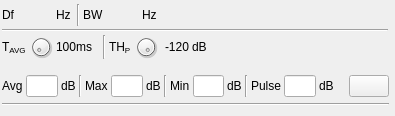
<?xml version="1.0" encoding="UTF-8"?>
<ui version="4.0">
 <class>ChannelPowerGUI</class>
 <widget class="RollupContents" name="ChannelPowerGUI">
  <property name="geometry">
   <rect>
    <x>0</x>
    <y>0</y>
    <width>395</width>
    <height>116</height>
   </rect>
  </property>
  <property name="sizePolicy">
   <sizepolicy hsizetype="Expanding" vsizetype="Expanding">
    <horstretch>0</horstretch>
    <verstretch>0</verstretch>
   </sizepolicy>
  </property>
  <property name="minimumSize">
   <size>
    <width>352</width>
    <height>0</height>
   </size>
  </property>
  <property name="font">
   <font>
    <family>Liberation Sans</family>
    <pointsize>9</pointsize>
   </font>
  </property>
  <property name="focusPolicy">
   <enum>Qt::StrongFocus</enum>
  </property>
  <property name="windowTitle">
   <string>Channel Power</string>
  </property>
  <widget class="QWidget" name="settingsContainer" native="true">
   <property name="geometry">
    <rect>
     <x>0</x>
     <y>0</y>
     <width>390</width>
     <height>61</height>
    </rect>
   </property>
   <property name="minimumSize">
    <size>
     <width>350</width>
     <height>0</height>
    </size>
   </property>
   <property name="windowTitle">
    <string>Settings</string>
   </property>
   <layout class="QVBoxLayout" name="verticalLayout">
    <property name="spacing">
     <number>3</number>
    </property>
    <property name="leftMargin">
     <number>2</number>
    </property>
    <property name="topMargin">
     <number>2</number>
    </property>
    <property name="rightMargin">
     <number>2</number>
    </property>
    <property name="bottomMargin">
     <number>2</number>
    </property>
    <item>
     <layout class="QHBoxLayout" name="powLayout">
      <property name="topMargin">
       <number>2</number>
      </property>
      <item>
       <widget class="QLabel" name="deltaFrequencyLabel">
        <property name="minimumSize">
         <size>
          <width>16</width>
          <height>0</height>
         </size>
        </property>
        <property name="text">
         <string>Df</string>
        </property>
       </widget>
      </item>
      <item>
       <widget class="ValueDialZ" name="deltaFrequency" native="true">
        <property name="sizePolicy">
         <sizepolicy hsizetype="Maximum" vsizetype="Maximum">
          <horstretch>0</horstretch>
          <verstretch>0</verstretch>
         </sizepolicy>
        </property>
        <property name="minimumSize">
         <size>
          <width>32</width>
          <height>16</height>
         </size>
        </property>
        <property name="font">
         <font>
          <family>Liberation Mono</family>
          <pointsize>12</pointsize>
         </font>
        </property>
        <property name="cursor">
         <cursorShape>PointingHandCursor</cursorShape>
        </property>
        <property name="focusPolicy">
         <enum>Qt::StrongFocus</enum>
        </property>
        <property name="toolTip">
         <string>Channel center offset from device center frequency in Hz</string>
        </property>
       </widget>
      </item>
      <item>
       <widget class="QLabel" name="deltaUnits">
        <property name="text">
         <string>Hz </string>
        </property>
       </widget>
      </item>
      <item>
       <widget class="Line" name="line">
        <property name="orientation">
         <enum>Qt::Vertical</enum>
        </property>
       </widget>
      </item>
      <item>
       <widget class="QLabel" name="rfBWLabel">
        <property name="text">
         <string>BW</string>
        </property>
       </widget>
      </item>
      <item>
       <widget class="ValueDial" name="rfBW" native="true">
        <property name="sizePolicy">
         <sizepolicy hsizetype="Maximum" vsizetype="Maximum">
          <horstretch>0</horstretch>
          <verstretch>0</verstretch>
         </sizepolicy>
        </property>
        <property name="minimumSize">
         <size>
          <width>32</width>
          <height>16</height>
         </size>
        </property>
        <property name="font">
         <font>
          <family>Liberation Mono</family>
          <pointsize>12</pointsize>
         </font>
        </property>
        <property name="cursor">
         <cursorShape>PointingHandCursor</cursorShape>
        </property>
        <property name="focusPolicy">
         <enum>Qt::StrongFocus</enum>
        </property>
        <property name="toolTip">
         <string>Channel bandwidth in Hz</string>
        </property>
       </widget>
      </item>
      <item>
       <widget class="QLabel" name="rfBWUnits">
        <property name="text">
         <string>Hz </string>
        </property>
       </widget>
      </item>
      <item>
       <spacer name="horizontalSpacer">
        <property name="orientation">
         <enum>Qt::Horizontal</enum>
        </property>
        <property name="sizeHint" stdset="0">
         <size>
          <width>40</width>
          <height>20</height>
         </size>
        </property>
       </spacer>
      </item>
     </layout>
    </item>
    <item>
     <widget class="Line" name="line_5">
      <property name="orientation">
       <enum>Qt::Horizontal</enum>
      </property>
     </widget>
    </item>
    <item>
     <layout class="QHBoxLayout" name="timingSettingsLayout">
      <item>
       <widget class="QLabel" name="averagePeriodLabel">
        <property name="text">
         <string>T&lt;sub&gt;AVG&lt;/sub&gt;</string>
        </property>
       </widget>
      </item>
      <item>
       <widget class="QDial" name="averagePeriod">
        <property name="minimumSize">
         <size>
          <width>0</width>
          <height>0</height>
         </size>
        </property>
        <property name="maximumSize">
         <size>
          <width>24</width>
          <height>24</height>
         </size>
        </property>
        <property name="toolTip">
         <string>Time period to average measurement over</string>
        </property>
        <property name="minimum">
         <number>1</number>
        </property>
        <property name="maximum">
         <number>7</number>
        </property>
        <property name="pageStep">
         <number>1</number>
        </property>
       </widget>
      </item>
      <item>
       <widget class="QLabel" name="averagePeriodText">
        <property name="minimumSize">
         <size>
          <width>44</width>
          <height>0</height>
         </size>
        </property>
        <property name="text">
         <string>100ms</string>
        </property>
       </widget>
      </item>
      <item>
       <widget class="Line" name="pulseTHLine">
        <property name="orientation">
         <enum>Qt::Vertical</enum>
        </property>
       </widget>
      </item>
      <item>
       <widget class="QLabel" name="pulseTHLabel">
        <property name="enabled">
         <bool>true</bool>
        </property>
        <property name="text">
         <string>TH&lt;sub&gt;P&lt;/sub&gt;</string>
        </property>
       </widget>
      </item>
      <item>
       <widget class="QDial" name="pulseTH">
        <property name="enabled">
         <bool>true</bool>
        </property>
        <property name="maximumSize">
         <size>
          <width>24</width>
          <height>24</height>
         </size>
        </property>
        <property name="toolTip">
         <string>Pulse threshold power in dB</string>
        </property>
        <property name="minimum">
         <number>-120</number>
        </property>
        <property name="maximum">
         <number>0</number>
        </property>
       </widget>
      </item>
      <item>
       <widget class="QLabel" name="pulseTHText">
        <property name="enabled">
         <bool>true</bool>
        </property>
        <property name="minimumSize">
         <size>
          <width>28</width>
          <height>0</height>
         </size>
        </property>
        <property name="text">
         <string>-120</string>
        </property>
        <property name="alignment">
         <set>Qt::AlignRight|Qt::AlignTrailing|Qt::AlignVCenter</set>
        </property>
       </widget>
      </item>
      <item>
       <widget class="QLabel" name="pulseTHUnits">
        <property name="enabled">
         <bool>true</bool>
        </property>
        <property name="text">
         <string>dB</string>
        </property>
       </widget>
      </item>
      <item>
       <spacer name="horizontalSpacer_2">
        <property name="orientation">
         <enum>Qt::Horizontal</enum>
        </property>
        <property name="sizeHint" stdset="0">
         <size>
          <width>40</width>
          <height>20</height>
         </size>
        </property>
       </spacer>
      </item>
     </layout>
    </item>
   </layout>
  </widget>
  <widget class="QWidget" name="dataContainer" native="true">
   <property name="geometry">
    <rect>
     <x>0</x>
     <y>70</y>
     <width>391</width>
     <height>41</height>
    </rect>
   </property>
   <property name="sizePolicy">
    <sizepolicy hsizetype="Expanding" vsizetype="Preferred">
     <horstretch>0</horstretch>
     <verstretch>0</verstretch>
    </sizepolicy>
   </property>
   <property name="minimumSize">
    <size>
     <width>350</width>
     <height>0</height>
    </size>
   </property>
   <property name="windowTitle">
    <string>Power</string>
   </property>
   <layout class="QVBoxLayout" name="verticalLayout_2">
    <property name="spacing">
     <number>3</number>
    </property>
    <property name="leftMargin">
     <number>2</number>
    </property>
    <property name="topMargin">
     <number>2</number>
    </property>
    <property name="rightMargin">
     <number>2</number>
    </property>
    <property name="bottomMargin">
     <number>2</number>
    </property>
    <item>
     <layout class="QHBoxLayout" name="powMeasurementsLayout">
      <item>
       <widget class="QLabel" name="averageLabel">
        <property name="text">
         <string>Avg</string>
        </property>
       </widget>
      </item>
      <item>
       <widget class="QLineEdit" name="average">
        <property name="minimumSize">
         <size>
          <width>0</width>
          <height>0</height>
         </size>
        </property>
        <property name="maximumSize">
         <size>
          <width>60</width>
          <height>16777215</height>
         </size>
        </property>
        <property name="toolTip">
         <string>Average power in dB</string>
        </property>
        <property name="text">
         <string/>
        </property>
        <property name="alignment">
         <set>Qt::AlignRight|Qt::AlignTrailing|Qt::AlignVCenter</set>
        </property>
        <property name="readOnly">
         <bool>true</bool>
        </property>
       </widget>
      </item>
      <item>
       <widget class="QLabel" name="averageUnits">
        <property name="text">
         <string>dB</string>
        </property>
       </widget>
      </item>
      <item>
       <widget class="Line" name="line_7">
        <property name="orientation">
         <enum>Qt::Vertical</enum>
        </property>
       </widget>
      </item>
      <item>
       <widget class="QLabel" name="maxLabel">
        <property name="text">
         <string>Max</string>
        </property>
       </widget>
      </item>
      <item>
       <widget class="QLineEdit" name="maxPeak">
        <property name="maximumSize">
         <size>
          <width>60</width>
          <height>16777215</height>
         </size>
        </property>
        <property name="toolTip">
         <string>Maximum peak power in dB</string>
        </property>
        <property name="alignment">
         <set>Qt::AlignRight|Qt::AlignTrailing|Qt::AlignVCenter</set>
        </property>
        <property name="readOnly">
         <bool>true</bool>
        </property>
       </widget>
      </item>
      <item>
       <widget class="QLabel" name="maxPeakUnits">
        <property name="text">
         <string>dB</string>
        </property>
       </widget>
      </item>
      <item>
       <widget class="Line" name="line_10">
        <property name="orientation">
         <enum>Qt::Vertical</enum>
        </property>
       </widget>
      </item>
      <item>
       <widget class="QLabel" name="minPeakLabel">
        <property name="text">
         <string>Min</string>
        </property>
       </widget>
      </item>
      <item>
       <widget class="QLineEdit" name="minPeak">
        <property name="maximumSize">
         <size>
          <width>60</width>
          <height>16777215</height>
         </size>
        </property>
        <property name="toolTip">
         <string>Minimum peak power in dB</string>
        </property>
        <property name="alignment">
         <set>Qt::AlignRight|Qt::AlignTrailing|Qt::AlignVCenter</set>
        </property>
        <property name="readOnly">
         <bool>true</bool>
        </property>
       </widget>
      </item>
      <item>
       <widget class="QLabel" name="minPeakUnits">
        <property name="text">
         <string>dB</string>
        </property>
       </widget>
      </item>
      <item>
       <widget class="Line" name="line_12">
        <property name="orientation">
         <enum>Qt::Vertical</enum>
        </property>
       </widget>
      </item>
      <item>
       <widget class="QLabel" name="pulseAverageLabel">
        <property name="text">
         <string>Pulse</string>
        </property>
       </widget>
      </item>
      <item>
       <widget class="QLineEdit" name="pulseAverage">
        <property name="maximumSize">
         <size>
          <width>60</width>
          <height>16777215</height>
         </size>
        </property>
        <property name="toolTip">
         <string>Pulse average power in dB</string>
        </property>
        <property name="alignment">
         <set>Qt::AlignRight|Qt::AlignTrailing|Qt::AlignVCenter</set>
        </property>
        <property name="readOnly">
         <bool>true</bool>
        </property>
       </widget>
      </item>
      <item>
       <widget class="QLabel" name="pulseAverageUnits">
        <property name="text">
         <string>dB</string>
        </property>
       </widget>
      </item>
      <item>
       <spacer name="horizontalSpacer_3">
        <property name="orientation">
         <enum>Qt::Horizontal</enum>
        </property>
        <property name="sizeHint" stdset="0">
         <size>
          <width>40</width>
          <height>20</height>
         </size>
        </property>
       </spacer>
      </item>
      <item>
       <widget class="QPushButton" name="clearChannelPower">
        <property name="toolTip">
         <string>Clear data</string>
        </property>
        <property name="text">
         <string/>
        </property>
        <property name="icon">
         <iconset resource="../../../sdrgui/resources/res.qrc">
          <normaloff>:/bin.png</normaloff>:/bin.png</iconset>
        </property>
       </widget>
      </item>
     </layout>
    </item>
    <item>
     <widget class="Line" name="line_4">
      <property name="orientation">
       <enum>Qt::Horizontal</enum>
      </property>
     </widget>
    </item>
   </layout>
  </widget>
 </widget>
 <customwidgets>
  <customwidget>
   <class>RollupContents</class>
   <extends>QWidget</extends>
   <header>gui/rollupcontents.h</header>
   <container>1</container>
  </customwidget>
  <customwidget>
   <class>ValueDialZ</class>
   <extends>QWidget</extends>
   <header>gui/valuedialz.h</header>
   <container>1</container>
  </customwidget>
  <customwidget>
   <class>ValueDial</class>
   <extends>QWidget</extends>
   <header>gui/valuedial.h</header>
   <container>1</container>
  </customwidget>
 </customwidgets>
 <tabstops>
  <tabstop>deltaFrequency</tabstop>
  <tabstop>averagePeriod</tabstop>
  <tabstop>pulseTH</tabstop>
  <tabstop>average</tabstop>
  <tabstop>maxPeak</tabstop>
  <tabstop>minPeak</tabstop>
  <tabstop>pulseAverage</tabstop>
 </tabstops>
 <resources>
  <include location="../../../sdrgui/resources/res.qrc"/>
  <include location="../demodadsb/icons.qrc"/>
 </resources>
 <connections/>
</ui>
